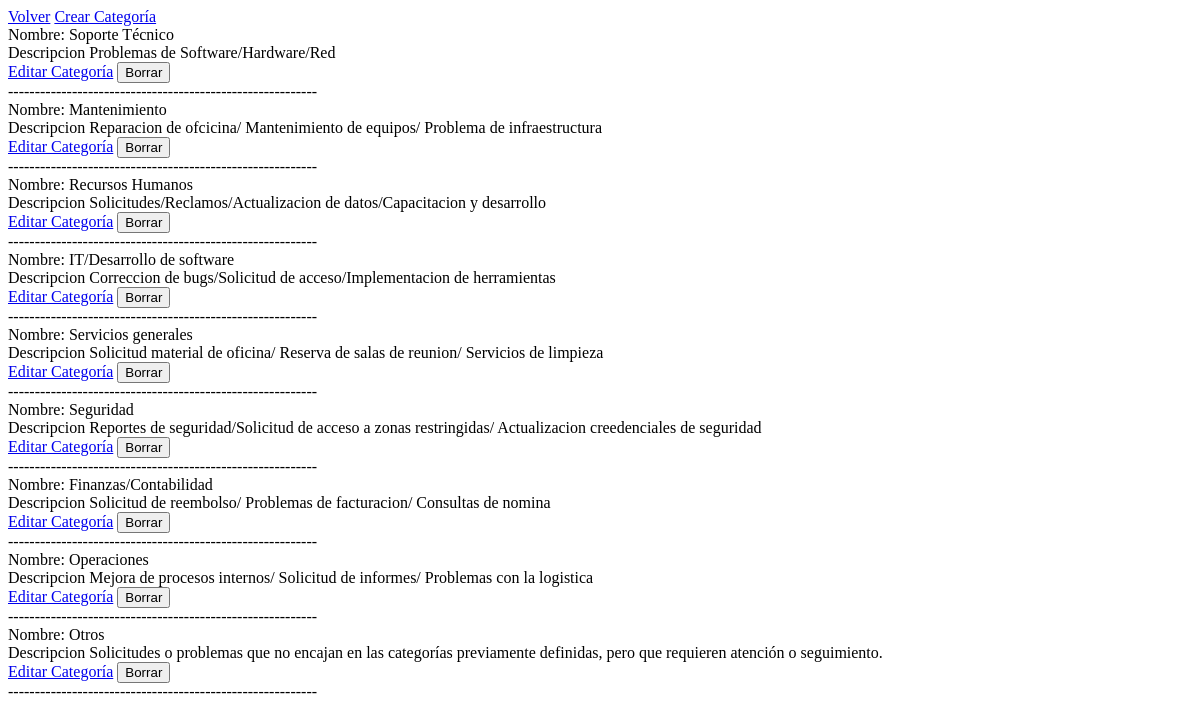
The app's page /SAS_tickets/categorias/ (signed in), older data.
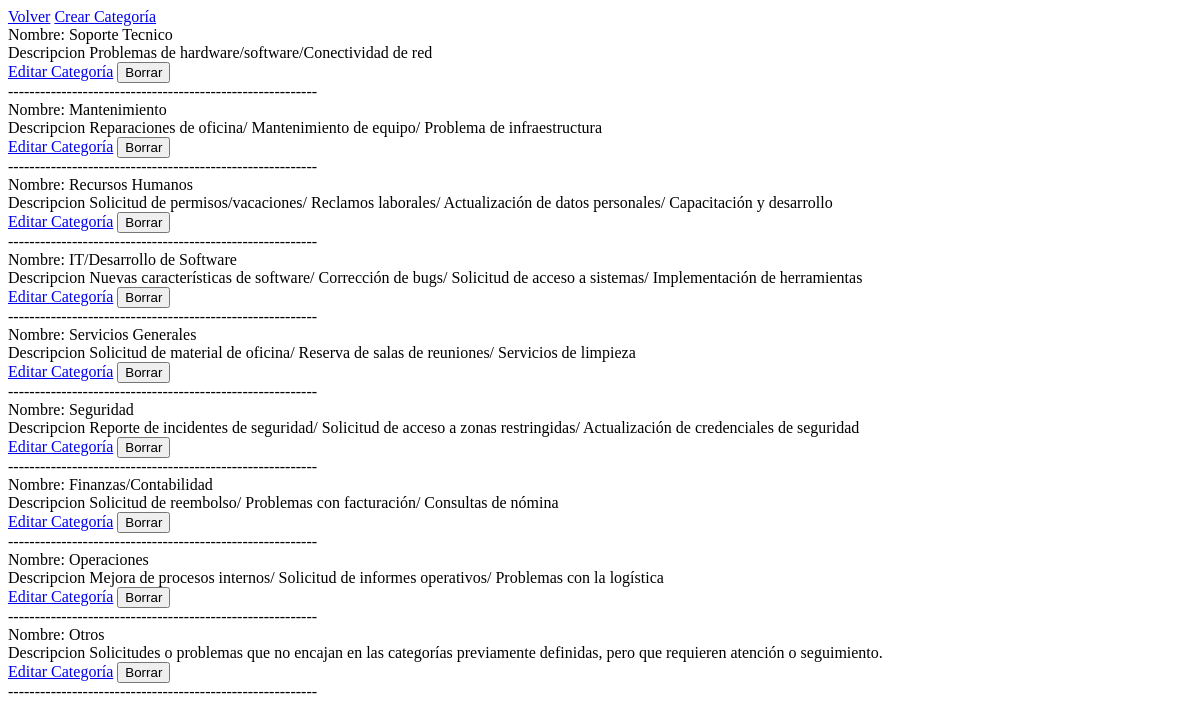
The same page, newer data.
### SAS_tickets/models.py (models this page shows, shortened)
class Categoria(models.Model):
    id_categoria = models.AutoField(db_column='id_categoria', primary_key=True)
    nombre       = models.CharField(max_length=50, blank=False, null=False)
    descripcion  = models.CharField(max_length=200, blank=False, null=False)

### SAS_tickets/views.py (the view)
# urls.py: path('categorias/', views.categorias, name="categorias"),
@user_passes_test(is_superuser, login_url='/login/')
def categorias(request):
    categorias = Categoria.objects.all()
    context ={
        "categorias":categorias
    }
    return render(request, 'SuperUser/categorias.html', context)

### SAS_tickets/views.py (called while the page is built)
def is_superuser(user):
    return user.is_superuser

### SAS_tickets/templates/SuperUser/categorias.html (shortened to what this page needs)
<!DOCTYPE html>
<html lang="en">
<head>
</head>
<body>
    <a href="{% url 'panel_de_control' %}">Volver</a>
    <a href="{% url 'crear_categoria' %}">Crear Categoría</a>
    {% for categoria in categorias %}
        <div>
            Nombre: {{ categoria.nombre }}
        </div>
        <div>
            Descripcion {{ categoria.descripcion}}
        </div>
        <a href="{% url 'editar_categoria' categoria.id_categoria %}">Editar Categoría</a>
        <form action="{% url 'borrar_categoria' categoria.id_categoria %}" method="POST" style="display:inline;">
            <button type="submit" class="btn" onclick="return confirm('¿Estás seguro de que deseas eliminar esta categoría?');">Borrar</button>
        </form>
        <div>
            ----------------------------------------------------------
        </div>
    {% endfor %}
</body>
</html>

Row changes from the older to the newer data that the page shows:
changed Categoria: nombre "Soporte Técnico" → "Soporte Tecnico"; descripcion "Problemas de Software/Hardware/Red" → "Problemas de hardware/software/Conectividad de red"
changed Categoria "Mantenimiento": descripcion "Reparacion de ofcicina/ Mantenimiento de equipos/ Problema de infraestructura" → "Reparaciones de oficina/ Mantenimiento de equipo/ Problema de infraestructura"
changed Categoria "Recursos Humanos": descripcion "Solicitudes/Reclamos/Actualizacion de datos/Capacitacion y desarrollo" → "Solicitud de permisos/vacaciones/ Reclamos laborales/ Actualización de datos personales/ Capacitación y desarrollo"
changed Categoria: nombre "IT/Desarrollo de software" → "IT/Desarrollo de Software"; descripcion "Correccion de bugs/Solicitud de acceso/Implementacion de herramientas" → "Nuevas características de software/ Corrección de bugs/ Solicitud de acceso a sistemas/ Implementación de herramientas"
changed Categoria: nombre "Servicios generales" → "Servicios Generales"; descripcion "Solicitud material de oficina/ Reserva de salas de reunion/ Servicios de limpieza" → "Solicitud de material de oficina/ Reserva de salas de reuniones/ Servicios de limpieza"
changed Categoria "Seguridad": descripcion "Reportes de seguridad/Solicitud de acceso a zonas restringidas/ Actualizacion creedenciales de seguridad" → "Reporte de incidentes de seguridad/ Solicitud de acceso a zonas restringidas/ Actualización de credenciales de seguridad"
changed Categoria "Finanzas/Contabilidad": descripcion "Solicitud de reembolso/ Problemas de facturacion/ Consultas de nomina" → "Solicitud de reembolso/ Problemas con facturación/ Consultas de nómina"
changed Categoria "Operaciones": descripcion "Mejora de procesos internos/ Solicitud de informes/ Problemas con la logistica" → "Mejora de procesos internos/ Solicitud de informes operativos/ Problemas con la logística"
